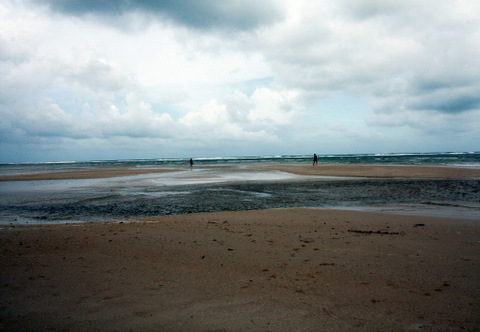
//> input picture pictures/sea-thai.jpg, 480 x 332 px
$ ./edgeDetect ../pictures/sea-thai.jpg   (built with g++ and OpenCV 4)
//> lines starting //> are read from the running program, lines starting //| are printed output that depends on the picture
//An example from OpenCV to help familiarize myself with edge detection
#include "opencv2/imgproc.hpp"
#include "opencv2/imgcodecs.hpp"
#include "opencv2/highgui.hpp"

using namespace cv;
Mat src, src_gray;
Mat dst, detected_edges;
int edgeThresh = 1;
int lowThreshold;
int const max_lowThreshold = 100;
int ratio = 3;
int kernel_size = 3;
const char* window_name = "Edge Map";
static void CannyThreshold(int, void*)
{
    blur( src_gray, detected_edges, Size(3,3) );
    Canny( detected_edges, detected_edges, lowThreshold, lowThreshold*ratio, kernel_size );
    dst = Scalar::all(0);
    src.copyTo( dst, detected_edges);
    imshow( window_name, dst );
}
int main( int, char** argv )
{
  src = imread( argv[1], IMREAD_COLOR ); // Load an image
//> src is the input picture: 332 rows x 480 cols, CV_8UC3; mean B, G, R 136.2, 136.3, 129.5
  if( src.empty() )
    { return -1; }
  dst.create( src.size(), src.type() );
  cvtColor( src, src_gray, COLOR_BGR2GRAY );
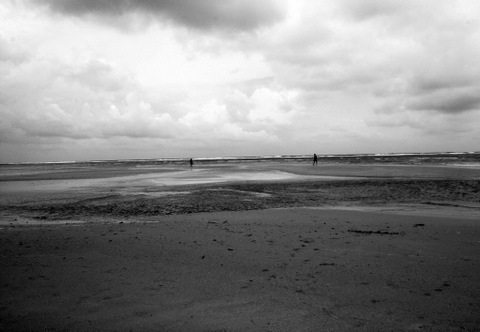
//> src_gray: 332 rows x 480 cols, CV_8UC1; min 0, max 254, mean 134.2
  namedWindow( window_name, WINDOW_AUTOSIZE );
  createTrackbar( "Min Threshold:", window_name, &lowThreshold, max_lowThreshold, CannyThreshold );
  CannyThreshold(0, 0);
//> in CannyThreshold, `Canny( detected_edges, detected_edges, lowThreshold, lowThreshold*rati..`:
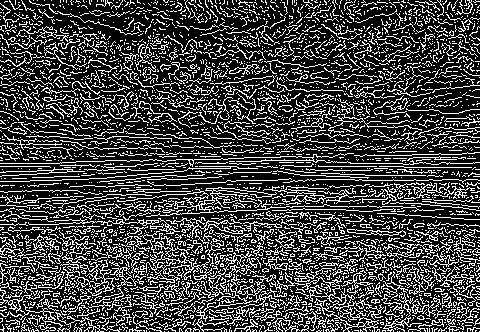
//> detected_edges: 332 rows x 480 cols, CV_8UC1; 26.5% white in thin lines or dots
//> in CannyThreshold, `src.copyTo( dst, detected_edges);`:
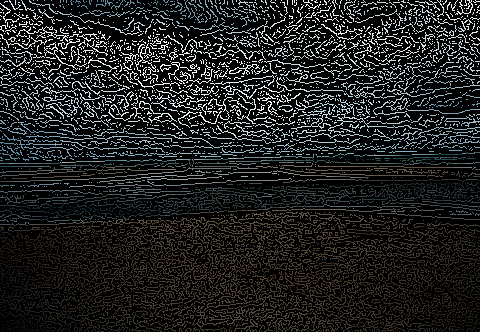
//> dst: 332 rows x 480 cols, CV_8UC3; mean B, G, R 32.6, 33, 31.7
  waitKey(0);
  return 0;
}

$ run again, on pictures/sea-carved.png
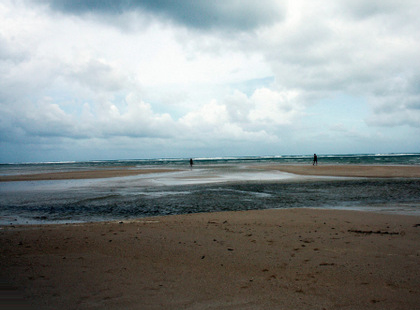
//> input picture pictures/sea-carved.png, 420 x 310 px
//> src is the input picture: 310 rows x 420 cols, CV_8UC3; mean B, G, R 144.8, 144.7, 137.4
//> in CannyThreshold, `Canny( detected_edges, detected_edges, lowThreshold, lowThreshold*rati..`:
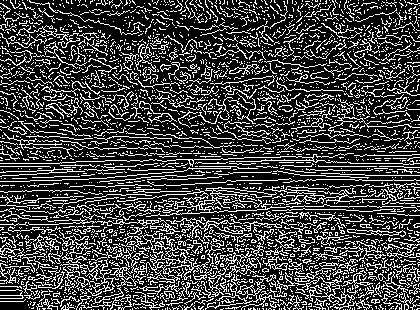
//> detected_edges: 310 rows x 420 cols, CV_8UC1; 26% white in thin lines or dots
//> in CannyThreshold, `src.copyTo( dst, detected_edges);`:
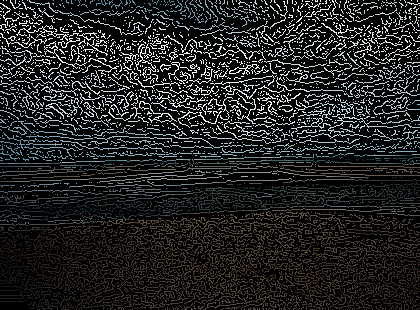
//> dst: 310 rows x 420 cols, CV_8UC3; mean B, G, R 34.4, 34.7, 33.3
